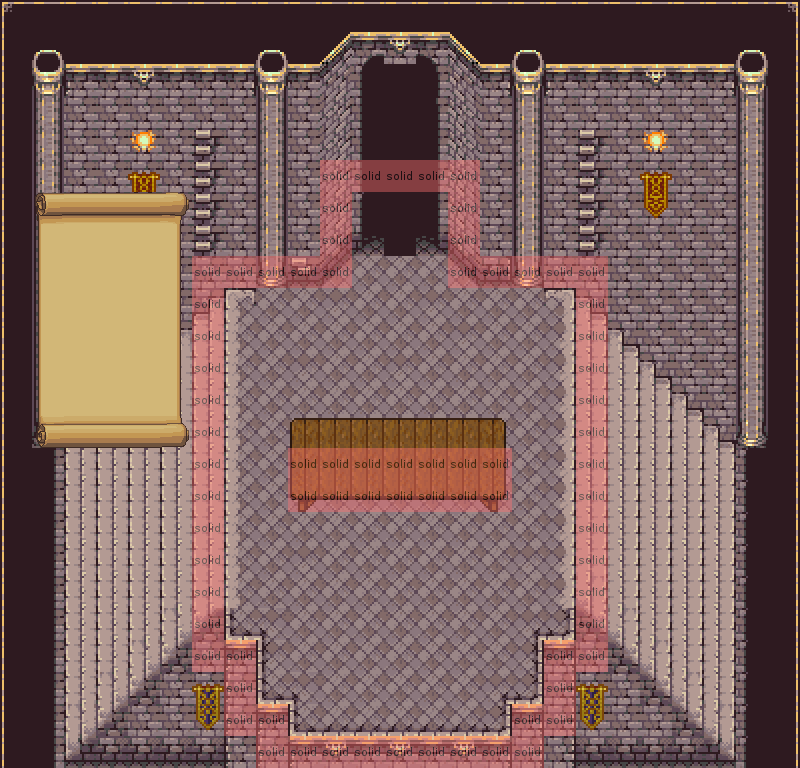

This is a level from a 2D game, rendered from its Tiled map with the project's own tilesets. A one-line summary and the map file follow, with tile-layer data summarised:
An orthogonal 25x24 tile map with 32x32 px tiles, 4 tile layers (Ground, Overlay, Front, Collision), 3 tilesets.

<map version="1.0" orientation="orthogonal" width="25" height="24" tilewidth="32" tileheight="32">
 <properties>
  <property name="name" value="valhalla" />
 </properties>
 <tileset firstgid="1" name="gas-valhalla" tilewidth="32" tileheight="32" spacing="2">
  <image source="gas-valhalla.png" width="546" height="378" />
 </tileset>
 <tileset firstgid="177" name="rpc_indoor_tileset" tilewidth="32" tileheight="32">
  <image source="rpc_indoor_tileset.png" width="352" height="447" />
 </tileset>
 <tileset firstgid="320" name="scrollsandblocks" tilewidth="32" tileheight="32">
  <image source="scrollsandblocks.png" width="544" height="320" />
 </tileset>
 <layer name="Ground" width="25" height="24">
  <data>[600 cells, 600 non-empty, 62 distinct tile ids]</data>
 </layer>
 <layer name="Overlay" width="25" height="24">
  <data>[600 cells, 102 non-empty, 29 distinct tile ids]</data>
 </layer>
 <layer name="Front" width="25" height="24">
  <data>[600 cells, 7 non-empty, 3 distinct tile ids]</data>
 </layer>
 <layer name="Collision" width="25" height="24">
  <data>[600 cells, 74 non-empty, 1 distinct tile ids]</data>
 </layer>
</map>
